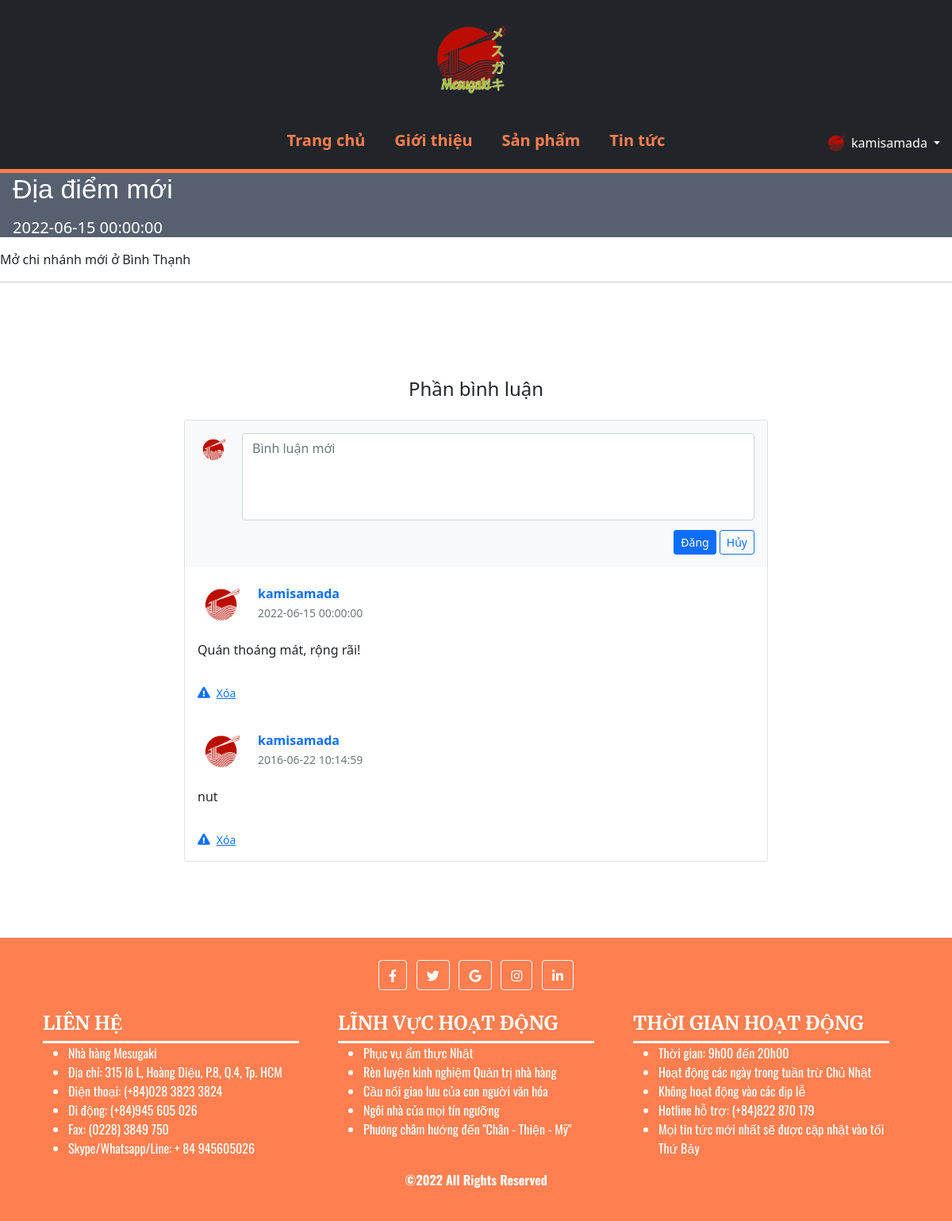
The app's page /newsInfo.php (signed in) with its own data.
### tables this page shows
CREATE TABLE `news` (
  `id` int(10) UNSIGNED NOT NULL,
  `name` varchar(100) NOT NULL,
  `datetime` datetime NOT NULL,
  `content` text NOT NULL
);

CREATE TABLE `news_comments` (
  `id` int(10) UNSIGNED NOT NULL,
  `user_id` int(11) NOT NULL,
  `datetime` datetime NOT NULL,
  `content` text NOT NULL,
  `news_id` int(11) NOT NULL
);

CREATE TABLE `user` (
  `id` int(10) UNSIGNED NOT NULL,
  `username` varchar(100) NOT NULL,
  `password` varchar(255) NOT NULL,
  `full_name` varchar(100) NOT NULL,
  `sex` varchar(6) NOT NULL COMMENT 'Nam, Nữ, Khác',
  `birthday` date NOT NULL,
  `email` varchar(50) NOT NULL,
  `phone` varchar(15) NOT NULL,
  `address` varchar(255) NOT NULL,
  `admin` tinyint(1) NOT NULL DEFAULT 0 COMMENT '0: user, 1: admin'
);

### newsInfo.php (the view, shortened to what this page needs)
<?php
  require_once('config/config.php');
  $news_id = "";
  $query = "SELECT * FROM news WHERE id = '" . $news_id . "'";
  $res = mysqli_query($conn, $query);
  $newspage = mysqli_fetch_all($res, MYSQLI_ASSOC);
  $newspage1 = $newspage[0];
  $query1 = "SELECT * FROM news_comments WHERE news_id = '" . $news_id . "'";
  $res = mysqli_query($conn, $query1);
  $cmts = mysqli_fetch_all($res, MYSQLI_ASSOC);
  $query2 = "SELECT id, username FROM user";
  $res = mysqli_query($conn, $query2);
  $users = mysqli_fetch_all($res, MYSQLI_ASSOC);
?>
<!DOCTYPE html>
<html lang="en">
<head>
  <link href="https://cdnjs.cloudflare.com/ajax/libs/font-awesome/5.9.0/css/all.min.css" rel="stylesheet">
  <link href="https://cdn.jsdelivr.net/npm/bootstrap@5.1.3/dist/css/bootstrap.min.css" rel="stylesheet">
  <link rel="stylesheet" href="styles/news-info.css">
</head>
<body>
  <div>
    <?php $IPATH = $_SERVER["DOCUMENT_ROOT"]."/btl-web/";
    include($IPATH."navbar.php");?>
  </div>
  <div id="container">
    <div class="newsDISP" style="padding: 0 0 0 1em">
        <div class="mb-3 text-white">
            <h1><?php echo htmlspecialchars($newspage1['name']); ?></h1>
        </div>
        <p class="lead text-white">
          <span class="text-white">
            <h5 class="text-white"><?php echo htmlspecialchars($newspage1['datetime']); ?></h5>
          </span>
        </p>
        </div>
        <p><?php echo htmlspecialchars($newspage1['content']); ?></p>
        <hr>
        <div class="container my-5 py-5">
          <div class="row d-flex justify-content-center commentDISP">
          <div class="col-md-6 text-center">
            <h4 class="my-4 h4">Phần bình luận</h4>
          </div>
          </div>
          <div class="row d-flex justify-content-center">
            <div class="col-md-12 col-lg-10 col-xl-8">
              <div class="card">
                <div class="card-header py-3 border-0" style="background-color: #f8f9fa;">
                  <form action="" method="post">
                    <div class="d-flex flex-start w-100">
                      <img class="rounded-circle shadow-1-strong me-3"
                        src="img/logo.png" alt="avatar" width="40"
                        height="40" />
                      <div class="form-outline w-100">
                        <textarea class="form-control" id="textAreaExample" rows="4"
                          style="background: #fff; resize: none;" placeholder="Bình luận mới" name="comment_text"></textarea>
                      </div>
                    </div>
                    <div class="float-end mt-2 pt-1">
                      <button type="submit" class="btn-orange btn btn-primary btn-sm" name="comment_post">Đăng</button>
                      <input type="reset" class="btn-orange-out btn btn-outline-primary btn-sm" value="Hủy"></input>
                    </div>
                  </form>
                </div>
                <?php
                  if (isset($_SESSION['admin']) == false);
                  else if ($_SESSION['admin'] == 1){
                    foreach($cmts as $comment){
                ?>
                <div class="card-body">
                  <div class="d-flex flex-start align-items-center">
                    <img class="rounded-circle shadow-1-strong me-3"
                      src="img/logo.png" alt="avatar" width="60"
                      height="60" />
                    <div>
                      <h6 class="fw-bold text-primary mb-1">
                        <?php
                          $key = array_search($comment['user_id'], array_column($users, 'id'));
                          $id = $comment['id'];
                          echo $users[$key]['username'];
                        ?>
                      </h6>
                      <p class="text-muted small mb-0">
                        <?php echo $comment['datetime'];?>
                      </p>
                    </div>
                  </div>
                  <p class="mt-3 mb-4 pb-2">
                    <?php echo htmlspecialchars($comment['content']);?>
                  </p>
                  <div class="small d-flex justify-content-start">
                  <a href=<?php echo "admin/deleteNewsComment.php?id=$id&news_id=$news_id"?> class="d-flex align-items-center me-3">
                    <i class="fas fa-exclamation-triangle me-2"></i>
                    <p class="mb-0">Xóa</p>
                    </a>
                  </div>
                </div>
                <?php
                    }
                }
                ?>
              </div>
            </div>
          </div>
        </div>
    </div>
  <div>
    <?php $IPATH = $_SERVER["DOCUMENT_ROOT"]."/btl-web/";
    include($IPATH."footer.php");?>
  </div>
</body>
</html>

### styles/news-info.css (style rules this page uses)
:root { --color: #ff7f50; --border: 5px solid #ff7f50; --gray: #57606f; --bg: rgba(255, 255, 255, 0.3); }
h1 { font-family: "Segoe UI Black", sans-serif; display: inline-block; position: relative; text-align: center; font-size: 34px; color: white; margin: 0; }
.newsDISP { background-color: var(--gray); }

### styles/header.css (style rules this page uses)
* { margin: 0; padding: 0; box-sizing: border-box; outline: none; border: none; text-decoration: none; transition: 0.2s linear; }
:root { --color: #ff7f50; --border: 5px solid #ff7f50; --gray: #57606f; --bg: rgba(255, 255, 255, 0.3); }

### records on screen
news: name "Địa điểm mới", datetime "2022-06-15 00:00:00", content "Mở chi nhánh mới ở Bình Thạnh"
news_comments: user.username "kamisamada", datetime "2022-06-15 00:00:00", content "Quán thoáng mát, rộng rãi!"
news_comments: user.username "kamisamada", datetime "2016-06-22 10:14:59", content "nut"

### other values on screen
$_SESSION['username'] "kamisamada"
